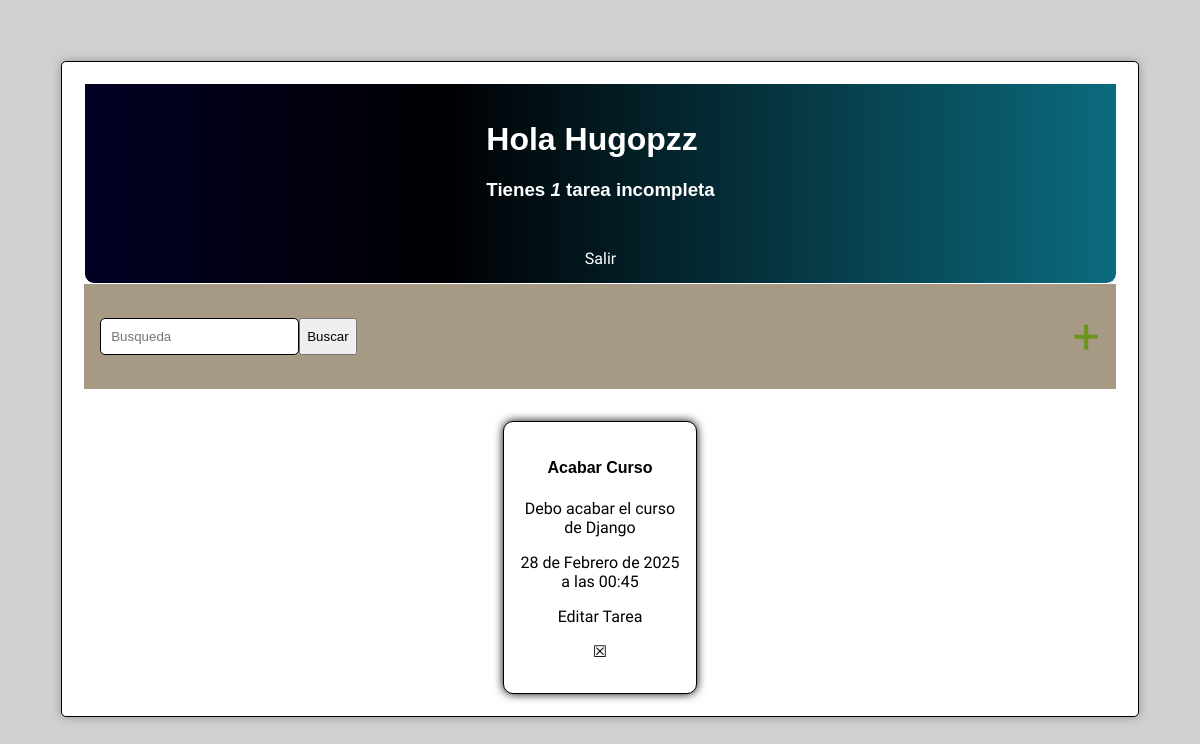
Before: / (signed in) with the older database file.
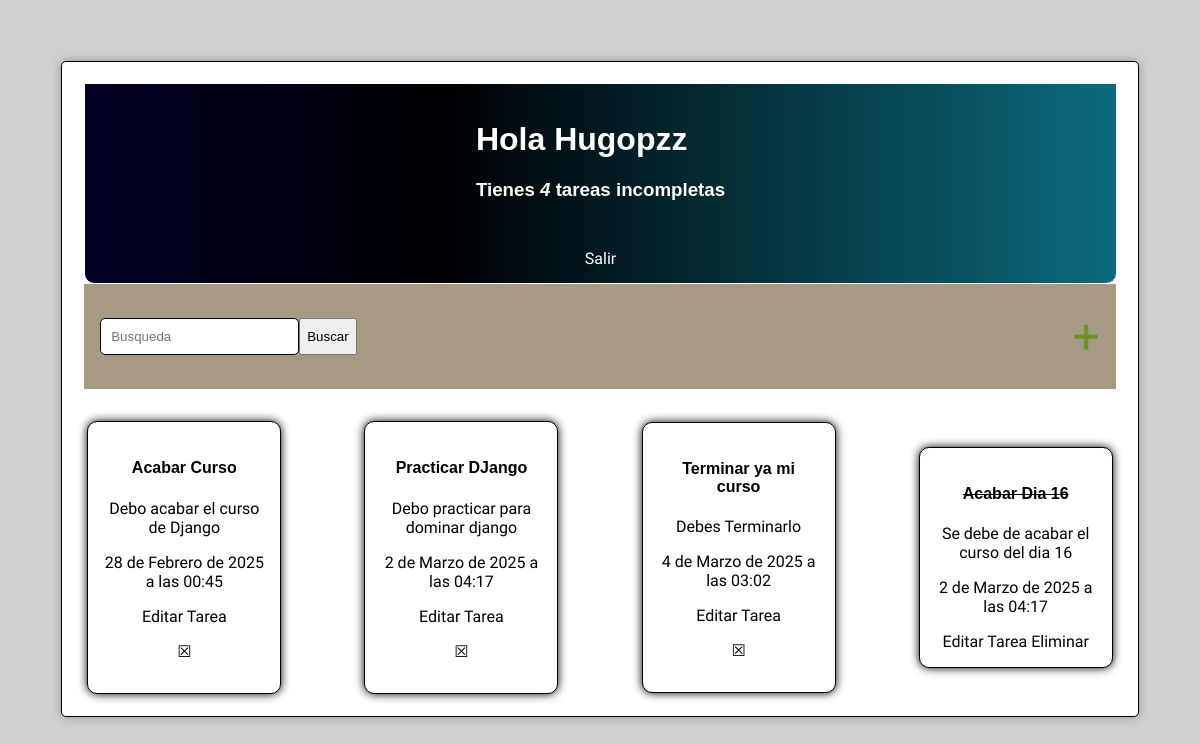
After: the same page with the newer database file.
### home/models.py (models this page shows, shortened)
class Tarea(models.Model):
    usuario = models.ForeignKey(User,
                                on_delete=models.CASCADE, # Se eliminan todas las tareas creadas por este usuario si es eliminado
                                null=True,  # El valor de usuario puede estar vacio o el registro puede estar en blanco
                                blank=True)
    titulo = models.CharField(max_length=75) # Area de linea de texto con un maximo de 75 caracteres
    descricion = models.TextField(null=True, blank=True)
    completo = models.BooleanField(default=False) # Marcamos como default que la casilla no este seleccionada
    creado = models.DateTimeField(auto_now_add=True) # Se genera automaticamente la fecha de la creacion de la tarea
    class Meta:
        ordering = ['completo'] # Una vez completas se mandan al final de la lista

### home/views.py (the view)
# urls.py: urlpatterns = [path('', ListaPendientes.as_view(), name='home'),
class ListaPendientes(LoginRequiredMixin, ListView):
    model = Tarea
    template_name = 'home/lista_tareas.html'
    context_object_name = 'tareas'
    def get_context_data(self, **kwargs):
        context = super().get_context_data(**kwargs)
        context['tareas'] = context['tareas'].filter(usuario=self.request.user)
        context['count'] = context['tareas'].filter(completo=False)
        valor_busqueda = self.request.GET.get('area-buscar') or ''
        if valor_busqueda:                      # Busca tareas que tengan similitud con el texto
            context['tareas'] = context['tareas'].filter(titulo__icontains=valor_busqueda)
        context['valor_busqueda'] = valor_busqueda
        return context

### home/templates/home/lista_tareas.html (shortened to what this page needs)
{% extends 'home/main.html'%}
{% block content%}
<div class="nav-superior">
    <div>
        <h1>Hola {{request.user|title}}</h1>
        <h3 style="margin: 0">
          Tienes <i>{{ tareas.count }}</i>
          {{ count|pluralize:"tarea,tareas" }}
          {{ count|pluralize:"incompleta,incompletas" }}
        </h3>
    </div>
    <div>
        {% if request.user.is_authenticated %}
            <a href="{% url 'logout' %}">Salir</a>
        {% else %}
            <a href="{% url 'login' %}">Ingresar</a>
        {% endif %}
    </div>
</div>
<div class="buscador-container">
    <div>
        <form method="GET" style="display: inline-flex;">
            <input type="text" name="area-buscar" placeholder="Busqueda" value="{{valor_busqueda}}">
            <input type="submit" value="Buscar">
        </form>
    </div>
    <a href="{% url 'crear-tarea' %}" style="color: #6d9420; font-size: 3em">&#x2b;</a>
</div>
<div class="container-tareas">
    {% for tarea in tareas %}
                {% if tarea.completo %}
                <div class="tarea-container tarea-completa">
                    <h4 style="text-decoration: line-through">{{tarea.titulo}}</h4>
                    <p>{{tarea.descricion}}</p>
                    <p>{{tarea.creado}}</p>
                    <a href="{% url 'editar-tarea' tarea.id %}">Editar Tarea</a>
                    <a href="{% url 'eliminar-tarea' tarea.id %}">Eliminar</a>
                </div>
                {% else %}
                <div class="tarea-container tarea-incompleta">
                    <h4>{{tarea.titulo}}</h4>
                    <p>{{tarea.descricion}}</p>
                    <p>{{tarea.creado}}</p>
                    <p><a href="{% url 'editar-tarea' tarea.id %}">Editar Tarea</a></p>
                    <p><a href="{% url 'eliminar-tarea' tarea.id %}">&#x2612;</a></p>
                </div>
                {% endif %}
    {% empty %}
        <h3>No existen elementos en esta lista</h3>
    {% endfor %}
{% endblock content%}

### home/templates/home/main.html (shortened to what this page needs)
<!DOCTYPE html>
<html lang="es">
<head>
    <link rel="stylesheet" href="">
</head>
<body>
    <div class="container">
        {% block content%}
        {% endblock content%}
    </div>
</body>
</html>

### home/templates/home/main.html (style rules this page uses)
body { background-color: #d0d0d0; font-family: "Abel", sans-serif; padding: 3.3em; color: black; }
.container { color: black; padding: 1.4em; min-width: 40em; margin: auto; background-color: #fff; border: 0.1em solid #000000; border-radius: 5px; -webkit-box-shadow: 0 0 10px 0 rgba(0, 0, 0, 0.30); }
h1, h2, h3, h4, h5, h6 { font-family: "Book Antiqua", sans-serif; }
a { color: #000; text-decoration: none; }
.nav-superior { display: flex; flex-direction: column; gap: 3em; justify-content: space-between; align-items: center; color: #fff; padding: 15px; border-bottom: 1px solid #fff; border-left: 1px solid #fff; border-radius: 0 0 10px 10px; background: linear-gradient(90deg, rgba(2,0,36,1) 0%, rgba(0,0,3,1) 35%, rgba(11,107,126,1) 100%); }
.nav-superior a { color: white; }
.container-tareas { display: flex; flex-wrap: wrap; gap: 5em; align-items: center; justify-content: space-evenly; }
.tarea-container { border: 1px solid black; background: white; box-shadow: 0 0 10px 0 black; text-align: center; color: black; padding: 1em; min-width: 10em; max-width: 10em; border-radius: 10px; box-sizing: content-box; }
.tarea-container a { color: black; }
.buscador-container { display: flex; justify-content: space-between; align-items: center; background-color: #a69a84; color: white; padding: 1.5em 1em; margin-bottom: 2em; }
input[type=text], input[type=password], textarea { border: 1px solid #000; border-radius: 5px; padding: 10px; width: 90%; }

Changed rows visible on the page:
added Tarea: titulo "Practicar DJango", descricion "Debo practicar para dominar django", creado "2 de Marzo de 2025 a las 04:17"
added Tarea: titulo "Terminar ya mi curso", descricion "Debes Terminarlo", creado "4 de Marzo de 2025 a las 03:02"
added Tarea: titulo "Acabar Dia 16", descricion "Se debe de acabar el curso del dia 16", creado "2 de Marzo de 2025 a las 04:17"
Other visible differences:
{{ tareas.count }}: "1" → "4"
